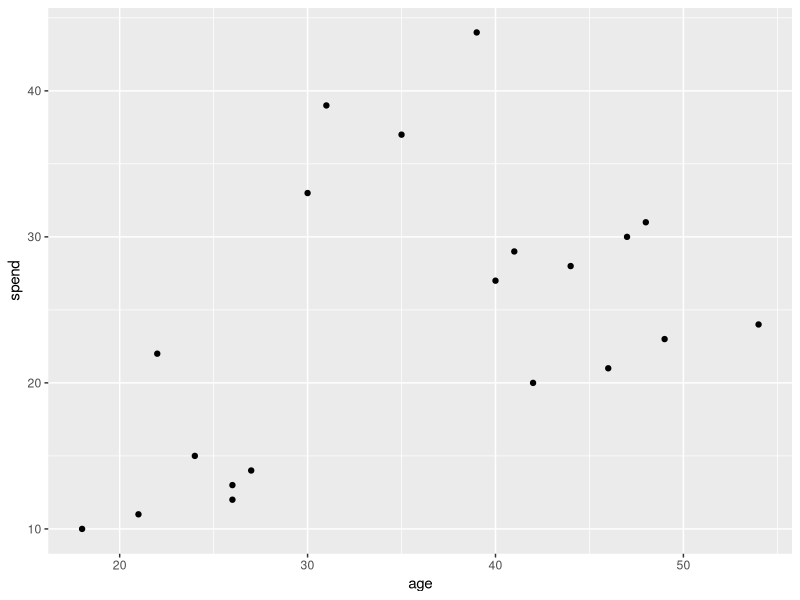
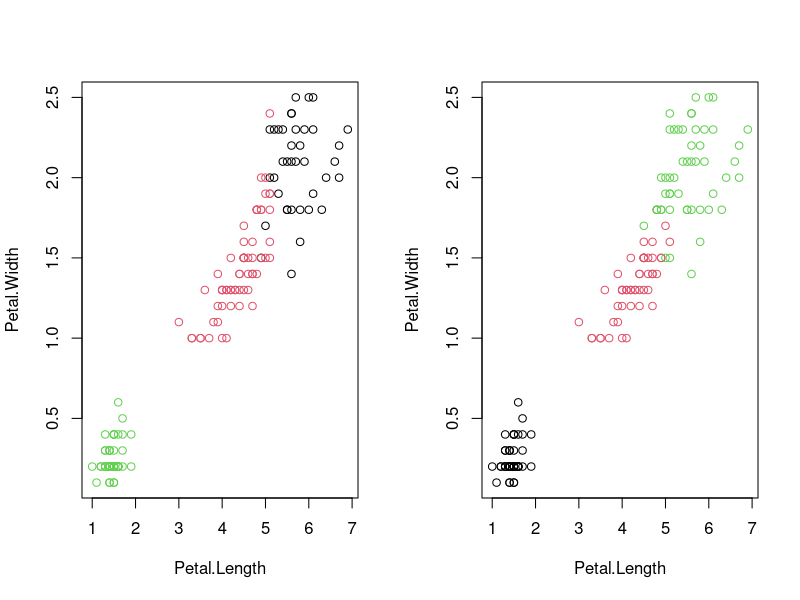
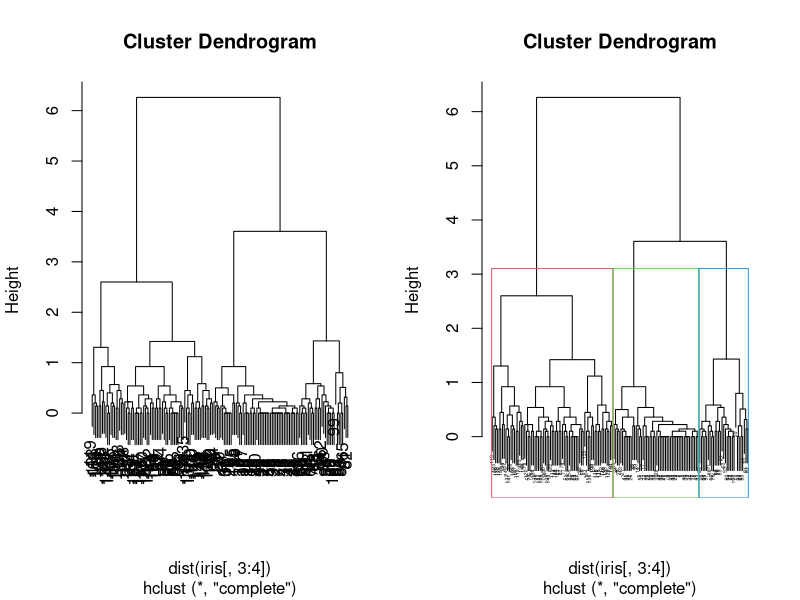
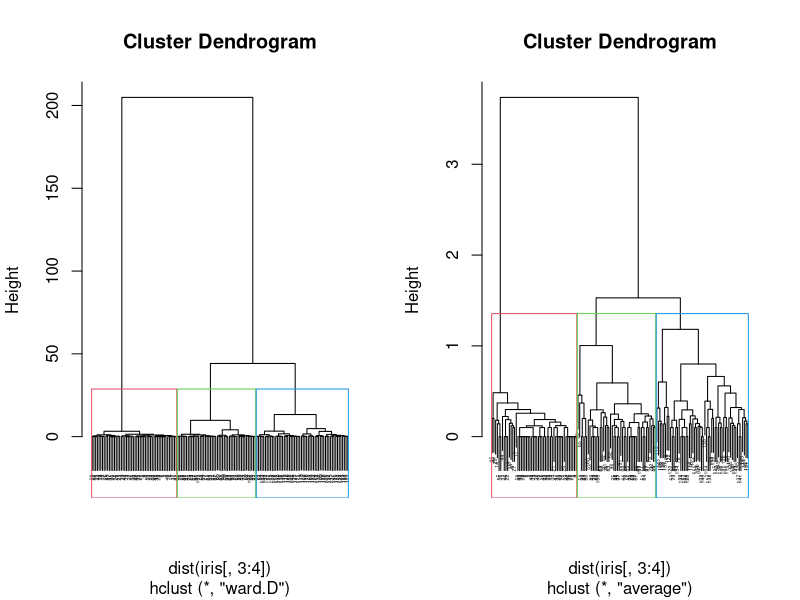

The R source for these figures, in order:
#Clustering Basics:

#Example:
#We have data on the total spend of customers and their ages. 
#To improve advertising, marketing team wants to send more targeted emails to their customers.
#Plot the total spend and the age of the customers.

library(ggplot2)
df <- data.frame(age = c(18, 21, 22, 24, 26, 26, 27, 30, 31, 35, 39, 40, 41, 42, 44, 46, 47, 48, 49, 54),
                 spend = c(10, 11, 22, 15, 12, 13, 14, 33, 39, 37, 44, 27, 29, 20, 28, 21, 30, 31, 23, 24)
)
ggplot(df, aes(x = age, y = spend)) +
  geom_point()

#Partition Clustering ----
#Kmeans clustering on iris dataset
data("iris")
View(iris)
i1<-iris
i1$Species=NULL
head(i1)

#Kmeans with k = 3

res <- kmeans(i1,3)
res
res$size
res$cluster

#To check the accuracy of clusters formed:
#Plot
par(mfcol = c(1, 2))
plot(iris[c("Petal.Length","Petal.Width")],col= res$cluster)
plot(iris[c("Petal.Length","Petal.Width")],col= iris$Species)

#table cmd:
iris$CL<-res$cluster
View(iris)
table(iris$Species,iris$CL)

#Accuracy:
#Total Correctly classifed instances = 50+48+36
#Accuracy = (134)/(150) = 89.3%


#Hierarchical Clustering----
summary(iris)

#Method1=Complete
#Using hclust function on the dataset for hierarchical clustering
c1 = hclust(dist(iris[,3:4]),method = "complete")
plot(c1)
plot(c1, cex=0.3)
#cut the dendrogram tree with a horizontal line at a height where the line can traverse 
#without intersecting the merging point. Hence, We can see the ideal no. of clusters is 2.
#But that will not divide the dataset correctly, hence, taking no. of clusters as 3.
#we can cut-off the tree at desired no. of clusters using cutree.
Cut1 = cutree(c1,3)
table(iris$Species, Cut1)
#Rectangular Clusters
rect.hclust(c1,k=3,border = 2:5)
#Accuracy:
#Total Correctly classifed instances = 50+50+29
#Accuracy = (50+29+50)/(150) = 85 %

#Method2=ward.D
c2 = hclust(dist(iris[,3:4]),method = "ward.D")
plot(c2, cex=0.3)
#We see that the ideal n. of clusters is 3 or 4.
#We cut the tree at the desired no. of clusters using cutree.
Cut2 = cutree(c2,3)
table(iris$Species,Cut2)
rect.hclust(c2,k=3,border = 2:5)
#Accuracy:
#Total Correctly classifed instances = 50+45+49
#Accuracy = (50+45+49)/(150) = 96 %

#Method3=Average
c3 = hclust(dist(iris[,3:4]),method = "average")
plot(c3, cex=0.3)
#We see that the ideal n. of clusters is 3 or 4.
#We cut the tree at the desired no. of clusters using cutree.
Cut3 = cutree(c3,3)
table(iris$Species,Cut3)
rect.hclust(c3,k=3,border = 2:5)
#Accuracy:
#Total Correctly classifed instances = 50+45+49
#Accuracy = (50+45+49)/(150) = 96 %
